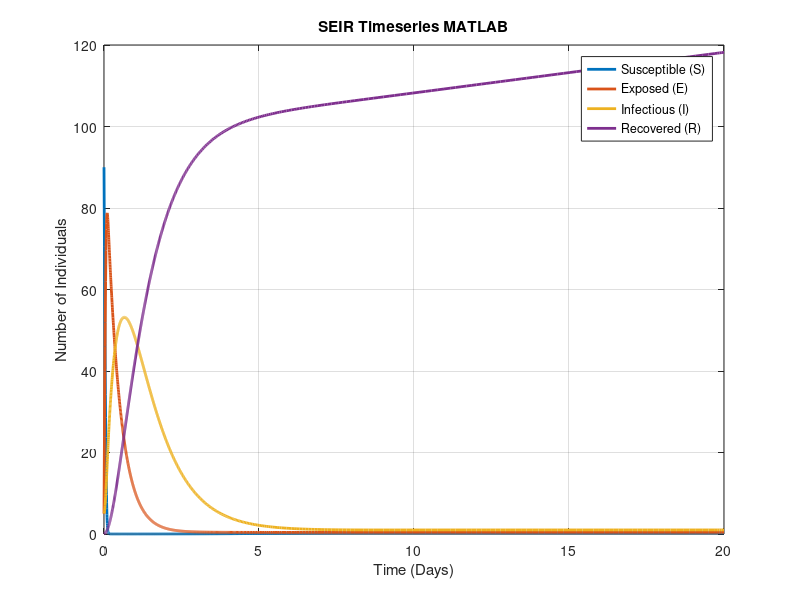

MATLAB code for this plot:
%SEIR model, using Matlab to check Python
function Time_Series_SEIR()

%syms S E I R;

y0 = [90, 5, 5, 0];
tspan = [0 20];

[t, y] = ode45(@(t,y) model(t, y), tspan, y0);


figure;
    plot(t, y, 'LineWidth', 2);
    xlabel('Time (Days)');
    ylabel('Number of Individuals');
    legend('Susceptible (S)', 'Exposed (E)', 'Infectious (I)', 'Recovered (R)');
    title('SEIR Timeseries MATLAB');
    grid on;
end
 
function[dydt] = model(t, y)
S = y(1);
E = y(2);
I = y(3);
R = y(4);

gamma = 1;
%alpha = 0.29
alpha = 2.347510026817774; %transition time from low to high density; not infectivity!
beta = 3.374; %calculated from root-finding the imaginary values in the Jacobian
mu = 1/3e4;
Lambda = 1;

dSdt = Lambda - beta*S*I - mu*S;
dEdt = beta*S*I - alpha*E - mu*E;
dIdt = alpha*E - gamma*I - mu*I;
dRdt = gamma*I - mu*R;
dydt = [dSdt; dEdt; dIdt; dRdt];

end
